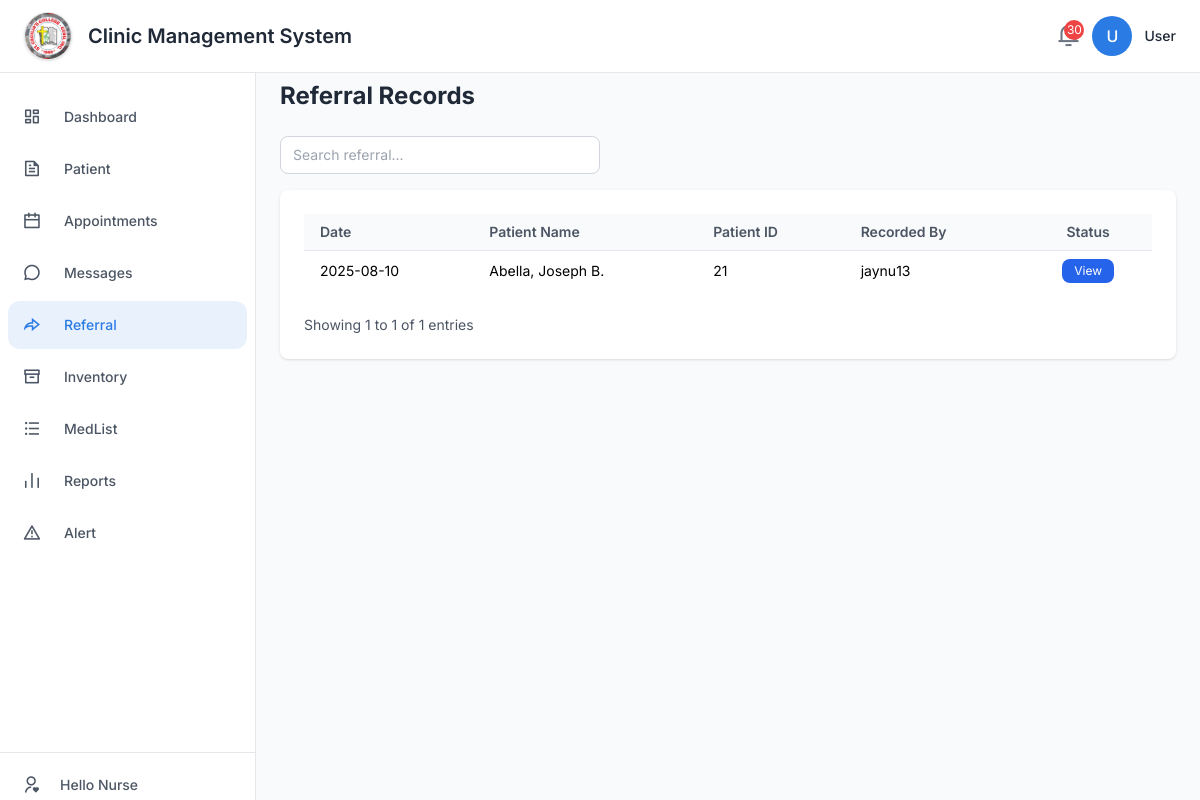
Before: /staff/refer.php with the older database file.
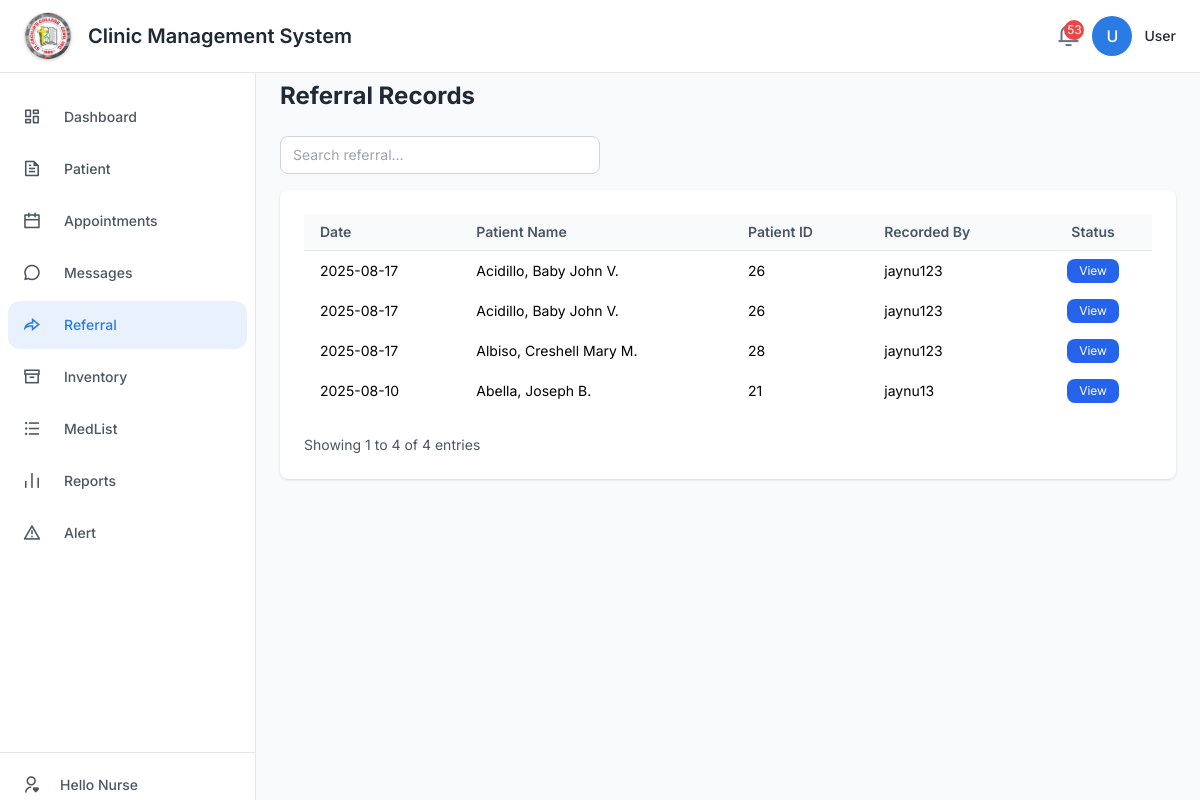
After: the same page with the newer database file.
### tables this page shows
CREATE TABLE `medication_referrals` (
  `id` int(11) NOT NULL,
  `patient_id` int(11) DEFAULT NULL,
  `patient_name` varchar(255) DEFAULT NULL,
  `subjective` text DEFAULT NULL,
  `objective` text DEFAULT NULL,
  `assessment` text DEFAULT NULL,
  `plan` text DEFAULT NULL,
  `intervention` text DEFAULT NULL,
  `evaluation` text DEFAULT NULL,
  `recorded_by` varchar(255) DEFAULT NULL,
  `created_at` datetime DEFAULT current_timestamp(),
  `referral_to` varchar(255) DEFAULT NULL
);

### staff/refer.php (the view, shortened to what the rows shown need)
<?php
include '../includes/header.php';
try {
    $db = new PDO('mysql:host=localhost;dbname=clinic_management_system;charset=utf8', 'root', '');
    $db->setAttribute(PDO::ATTR_ERRMODE, PDO::ERRMODE_EXCEPTION);
    $stmt = $db->query('
        SELECT mr.*, ip.year_level,
               ip.student_id as matched_student_id,
               mr.patient_id as referral_patient_id,
               vs.body_temp, vs.resp_rate, vs.pulse, vs.blood_pressure, vs.weight, vs.height, vs.oxygen_sat
        FROM medication_referrals mr
        LEFT JOIN imported_patients ip ON
            CAST(TRIM(mr.patient_id) AS CHAR) = CAST(TRIM(ip.student_id) AS CHAR)
            OR TRIM(mr.patient_name) = TRIM(ip.name)
        LEFT JOIN (
            SELECT patient_id, body_temp, resp_rate, pulse, blood_pressure, weight, height, oxygen_sat,
                   ROW_NUMBER() OVER (PARTITION BY patient_id ORDER BY created_at DESC) as rn
            FROM vital_signs
        ) vs ON CAST(TRIM(mr.patient_id) AS CHAR) = CAST(TRIM(vs.patient_id) AS CHAR) AND vs.rn = 1
        ORDER BY mr.created_at DESC
    ');
    $referrals = $stmt->fetchAll(PDO::FETCH_ASSOC);
} catch (PDOException $e) {
    die('Database connection failed: ' . $e->getMessage());
}
?>
<main class="flex-1 overflow-y-auto bg-gray-50 p-6 ml-16 md:ml-64 mt-[56px]">
        <h2 class="text-2xl font-bold text-gray-800 mb-6">Referral Records</h2>
        <div class="bg-white rounded shadow p-6">
            <div class="overflow-x-auto">
                <table id="referralTable" class="min-w-full divide-y divide-gray-200 text-sm">
                    <thead class="bg-gray-50">
                        <tr>
                            <th class="px-4 py-2 text-left font-semibold text-gray-600">Date</th>
                            <th class="px-4 py-2 text-left font-semibold text-gray-600">Patient Name</th>
                            <th class="px-4 py-2 text-left font-semibold text-gray-600">Patient ID</th>
                            <th class="px-4 py-2 text-left font-semibold text-gray-600">Recorded By</th>
                            <th class="px-4 py-2 text-center font-semibold text-gray-600">Status</th>
                        </tr>
                    </thead>
                    <tbody id="referralTableBody">
                        <?php foreach ($referrals as $referral): ?>
                        <tr
                            data-name="<?php echo htmlspecialchars($referral['patient_name']); ?>"
                            data-patient-id="<?php echo htmlspecialchars($referral['patient_id']); ?>"
                            data-recorded-by="<?php echo htmlspecialchars($referral['recorded_by'] ?? 'Staff'); ?>"
                            data-status="<?php echo htmlspecialchars($referral['status'] ?? 'Pending'); ?>"
                        >
                            <td class="px-4 py-2"><?php echo date('Y-m-d', strtotime($referral['created_at'])); ?></td>
                            <td class="px-4 py-2"><?php echo htmlspecialchars($referral['patient_name']); ?></td>
                            <td class="px-4 py-2"><?php echo htmlspecialchars($referral['patient_id']); ?></td>
                            <td class="px-4 py-2"><?php echo htmlspecialchars($referral['recorded_by'] ?? 'Staff'); ?></td>
                            <td class="px-4 py-2 text-center">
                                <button class="viewReferralBtn px-3 py-1 text-xs bg-blue-600 text-white rounded hover:bg-blue-700"
                                        data-id="<?php echo $referral['id']; ?>"
                                        data-patient-name="<?php echo htmlspecialchars($referral['patient_name']); ?>"
                                        data-patient-id="<?php echo htmlspecialchars($referral['patient_id']); ?>"
                                        data-year-level="<?php echo htmlspecialchars($referral['year_level'] ?? 'NO-MATCH-FOUND'); ?>"
                                        data-debug-referral-id="<?php echo htmlspecialchars($referral['referral_patient_id'] ?? 'NULL'); ?>"
                                        data-debug-matched-id="<?php echo htmlspecialchars($referral['matched_student_id'] ?? 'NULL'); ?>"
                                        data-date="<?php echo date('Y-m-d', strtotime($referral['created_at'])); ?>"
                                        data-recorded-by="<?php echo htmlspecialchars($referral['recorded_by'] ?? 'Staff'); ?>"
                                        data-subjective="<?php echo htmlspecialchars($referral['subjective']); ?>"
                                        data-objective="<?php echo htmlspecialchars($referral['objective']); ?>"
                                        data-assessment="<?php echo htmlspecialchars($referral['assessment']); ?>"
                                        data-plan="<?php echo htmlspecialchars($referral['plan']); ?>"
                                        data-intervention="<?php echo htmlspecialchars($referral['intervention']); ?>"
                                        data-evaluation="<?php echo htmlspecialchars($referral['evaluation']); ?>"
                                        data-referral-to="<?php echo htmlspecialchars($referral['referral_to'] ?? ''); ?>"
                                        data-body-temp="<?php echo htmlspecialchars($referral['body_temp'] ?? ''); ?>"
                                        data-resp-rate="<?php echo htmlspecialchars($referral['resp_rate'] ?? ''); ?>"
                                        data-pulse="<?php echo htmlspecialchars($referral['pulse'] ?? ''); ?>"
                                        data-blood-pressure="<?php echo htmlspecialchars($referral['blood_pressure'] ?? ''); ?>"
                                        data-weight="<?php echo htmlspecialchars($referral['weight'] ?? ''); ?>"
                                        data-height="<?php echo htmlspecialchars($referral['height'] ?? ''); ?>"
                                        data-oxygen-sat="<?php echo htmlspecialchars($referral['oxygen_sat'] ?? ''); ?>">
                                    View
                                </button>
                            </td>
                        </tr>
                        <?php endforeach; ?>
                    </tbody>
                </table>
            </div>
        </div>
    </div>

Changed rows visible on the page:
added medication_referrals: created_at "2025-08-17", patient_name "Acidillo, Baby John V.", patient "26", recorded_by "jaynu123"
added medication_referrals: created_at "2025-08-17", patient_name "Acidillo, Baby John V.", patient "26", recorded_by "jaynu123"
added medication_referrals: created_at "2025-08-17", patient_name "Albiso, Creshell Mary M.", patient "28", recorded_by "jaynu123"
Other visible differences:
$notifCount: "30" → "53"
$referral_end: "1" → "4"
$referral_total_records: "1" → "4"
